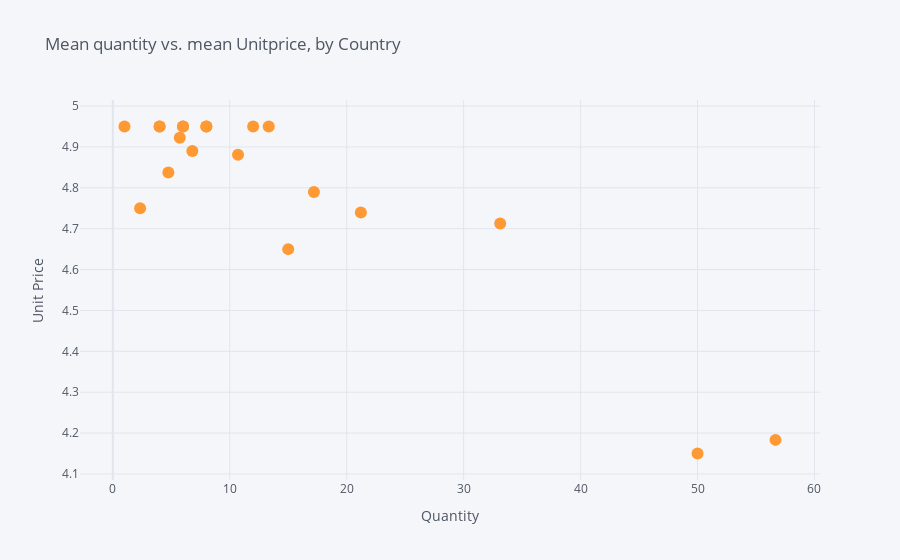

Notebook code cell kept with this figure:
### Code cell
buntfig = buntingbyCountry.iplot(kind='scatter', xTitle='Quantity', yTitle='Unit Price', mode='markers', x='Quantity', y='UnitPrice', title='Mean quantity vs. mean Unitprice, by Country', filename='cufflinks/simple-scatter')
# buntfig.update_layout(title_text='Your Mom') Esto ultimo no me va, no se porque

### Figure 1 — Plotly figure (JSON) as saved in the notebook; plotly's stock layout.template omitted (floating-point values rounded to 4 significant figures)
{"data": [{"line": {"color": "rgba(255, 153, 51, 1.0)", "dash": "solid", "shape": "linear", "width": 1.3}, "marker": {"size": 12, "symbol": "circle"}, "mode": "markers", "name": "UnitPrice", "text": "", "type": "scatter", "x": [33.12, 8, 4, 13.33, 2.333, 12, 21.21, 6, 5.727, 6.8, 1, 56.67, 15, 50, 6, 8, 4, 4.75, 17.2, 10.71], "y": [4.713, 4.95, 4.95, 4.95, 4.75, 4.95, 4.739, 4.95, 4.923, 4.89, 4.95, 4.183, 4.65, 4.15, 4.95, 4.95, 4.95, 4.838, 4.79, 4.881]}], "layout": {"legend": {"bgcolor": "#F5F6F9", "font": {"color": "#4D5663"}}, "paper_bgcolor": "#F5F6F9", "plot_bgcolor": "#F5F6F9", "title": {"font": {"color": "#4D5663"}, "text": "Mean quantity vs. mean Unitprice, by Country"}, "xaxis": {"gridcolor": "#E1E5ED", "showgrid": true, "tickfont": {"color": "#4D5663"}, "title": {"font": {"color": "#4D5663"}, "text": "Quantity"}, "zerolinecolor": "#E1E5ED"}, "yaxis": {"gridcolor": "#E1E5ED", "showgrid": true, "tickfont": {"color": "#4D5663"}, "title": {"font": {"color": "#4D5663"}, "text": "Unit Price"}, "zerolinecolor": "#E1E5ED"}}}
